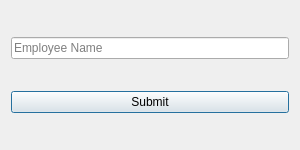
<?xml version="1.0" encoding="UTF-8"?>
<ui version="4.0">
 <class>AddEmployeeDialog</class>
 <widget class="QDialog" name="AddEmployeeDialog">
  <property name="geometry">
   <rect>
    <x>0</x>
    <y>0</y>
    <width>300</width>
    <height>150</height>
   </rect>
  </property>
  <property name="windowTitle">
   <string>Add Employee</string>
  </property>
  <layout class="QVBoxLayout" name="verticalLayout">
   <item>
    <widget class="QLineEdit" name="employeeNameLineEdit">
     <property name="placeholderText">
      <string>Employee Name</string>
     </property>
    </widget>
   </item>
   <item>
    <layout class="QHBoxLayout" name="horizontalLayout">
     <item>
      <widget class="QPushButton" name="submitButton">
       <property name="text">
        <string>Submit</string>
       </property>
      </widget>
     </item>
    </layout>
   </item>
  </layout>
 </widget>
 <resources/>
 <connections/>
</ui>
